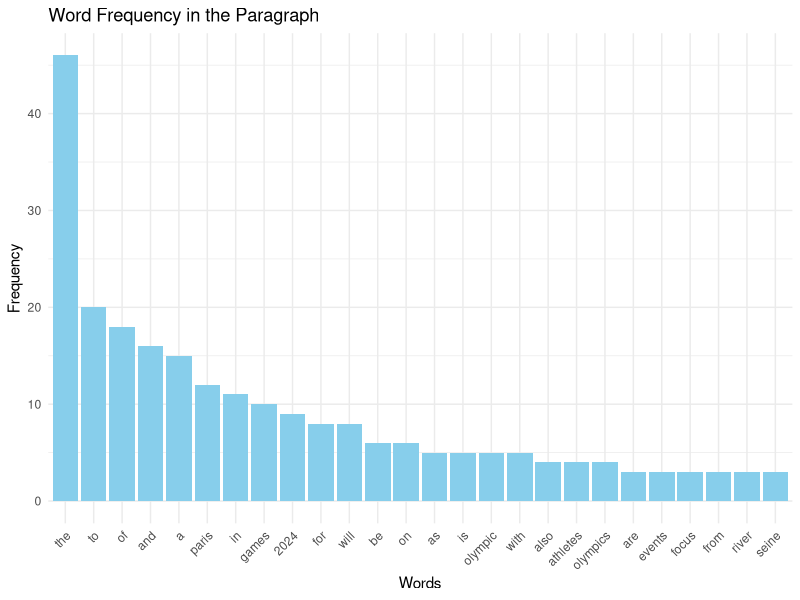
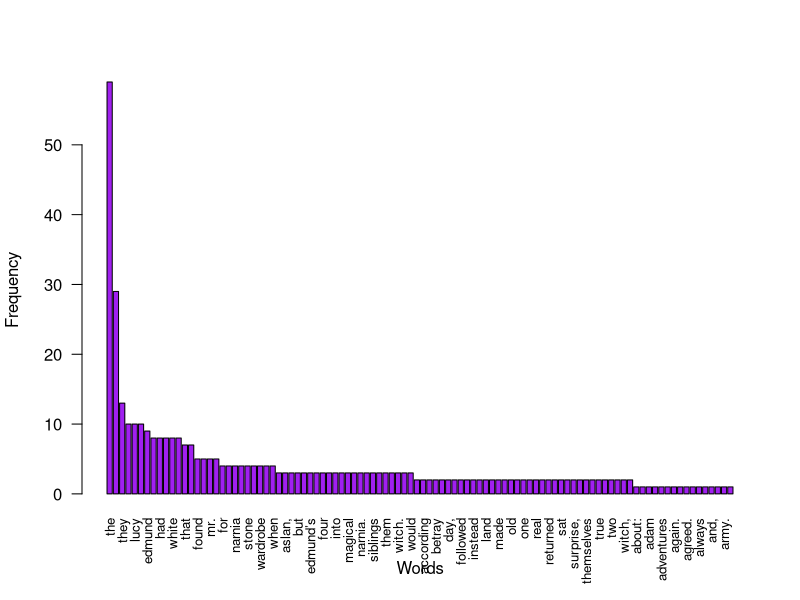

Here is the R script that generated these plots, in order:
library(ggplot2)
library(dplyr)
library(tidytext)

# Define the paragraph
paragraph <- "The Paris 2024 Olympics marks a monumental occasion in the history of the Games, as it symbolizes the return of the Summer Olympics to France, a century after Paris last hosted them in 1924. Scheduled to take place from July 26 to August 11, 2024, the Games are set to feature 32 sports and 329 events, bringing together athletes from across the globe in a celebration of excellence, unity, and perseverance. The Paris 2024 Olympics promises to be a blend of tradition and modernity, as the host city aims to deliver an inclusive, sustainable, and innovative event that resonates with the values of the Olympic movement. One of the standout aspects of Paris 2024 is its emphasis on sustainability. In line with the global focus on combating climate change, the organizers have committed to reducing the carbon footprint of the Games. Many of the competition venues are existing structures, reducing the need for new construction, and the Olympic Village, located in Seine-Saint-Denis, is being designed to become a model of sustainable urban development. Paris 2024 also plans to be the first Olympic Games aligned with the Paris Climate Agreement, aiming for a 50% reduction in carbon emissions compared to previous editions. Another defining feature of Paris 2024 is its focus on inclusion. Gender equality will be a central theme, with an equal number of male and female athletes participating for the first time in Olympic history. The Games will also include a greater focus on youth-oriented sports such as skateboarding, surfing, sport climbing, and breakdancing, appealing to a younger audience while expanding the diversity of athletic talent on display. The iconic locations of Paris will play a significant role in enhancing the spectacle of the Games. Events will be held at historic and picturesque sites, including the Eiffel Tower, Champs-Élysées, and the River Seine. The Opening Ceremony will be a remarkable departure from tradition, taking place not in a stadium but along the River Seine, where athletes will sail down the river on boats, allowing more than 600,000 spectators to witness the spectacle for free. This bold innovation reflects Paris’ commitment to making the Games more accessible and engaging for the public. Paris 2024 is also leveraging technological advancements to enhance the experience for athletes, fans, and viewers. Innovations in virtual reality, augmented reality, and immersive media will provide new ways for people to experience the Games, whether they are attending in person or following the events remotely. The use of data analytics and artificial intelligence will also enhance performance analysis, training, and fan engagement. As the world looks forward to the Paris 2024 Olympics, the event stands as a testament to the enduring spirit of the Olympic Games, which continue to evolve with the times while staying true to the values of excellence, respect, and friendship. Paris 2024 is set to be a Games that celebrates athletic achievement, environmental responsibility, and global unity, leaving a lasting legacy for future generations."

# Convert the paragraph to a tibble
text_df <- tibble(line = 1, text = paragraph)

# Tokenize the words and calculate word frequency
word_counts <- text_df %>%
  unnest_tokens(word, text) %>%
  count(word, sort = TRUE)

# Filter the most frequent words (you can adjust the number)
top_words <- word_counts %>% 
  filter(n > 2)  # Display words with more than 2 occurrences

# Create the bar plot using ggplot2
ggplot(top_words, aes(x = reorder(word, -n), y = n)) +
  geom_bar(stat = "identity", fill = "skyblue") +
  theme_minimal() +
  labs(title = "Word Frequency in the Paragraph", 
       x = "Words", 
       y = "Frequency") +
  theme(axis.text.x = element_text(angle = 45, hjust = 1))


# Install and load necessary libraries
install.packages("tm")   # For text mining
library(tm)

# Define the Chronicles of Narnia text
narnia_text <- "Once upon a time, four siblings—Peter, Susan, Edmund, and Lucy—were sent to the countryside during World War II to escape the dangers of London. They were housed in a large, old mansion owned by an eccentric professor. On a rainy day, as they explored the mansion, the youngest, Lucy, stumbled upon a peculiar wardrobe in a room filled with old furniture. Curiously, she stepped inside and, to her surprise, found herself in a snowy forest.

In the forest, Lucy encountered a faun named Mr. Tumnus, who explained that she was in Narnia, a magical land ruled by the White Witch. The Witch had cast a spell over Narnia, making it always winter but never Christmas. Mr. Tumnus invited Lucy to tea, and despite being instructed by the Witch to report any humans, he confessed his plan to betray her and instead helped Lucy return to the wardrobe.

Back in the real world, Lucy tried to tell her siblings about her adventure, but none of them believed her. A few days later, Edmund followed Lucy into the wardrobe and found himself in Narnia as well. However, instead of meeting Mr. Tumnus, Edmund encountered the White Witch herself. She tempted him with enchanted Turkish Delight and promised him power if he brought his siblings to her castle. Greedy for more sweets and the thought of becoming a prince, Edmund agreed.

When Lucy met up with Edmund back at the wardrobe, she thought he would confirm her story to the others. However, Edmund lied and denied the existence of Narnia, which made Lucy very upset. Eventually, all four children entered the wardrobe together and found themselves in the magical world. They met Mr. Beaver, who explained the truth about the White Witch and how she feared the return of Aslan, the true king of Narnia. According to an ancient prophecy, the Witch’s reign would end when two Sons of Adam and two Daughters of Eve sat on the thrones at Cair Paravel.

The children decided to seek Aslan’s help, but Edmund slipped away to betray them to the White Witch. The Witch was furious when she learned that Aslan had returned and was preparing to meet the children. She marched Edmund off to her castle as her prisoner.

Meanwhile, Peter, Susan, and Lucy were led by Mr. and Mrs. Beaver to the Stone Table, where they met Aslan, a magnificent lion and the true king of Narnia. Aslan promised to help rescue Edmund and defeat the White Witch. Soon after, a rescue party was sent to free Edmund from the Witch’s clutches.

However, the White Witch reminded Aslan of the deep magic that governed Narnia. According to the laws of Narnia, traitors belonged to her, and Edmund’s life was forfeit. Aslan made a secret deal with the Witch, offering himself in exchange for Edmund’s life. That night, Aslan quietly left his camp and went to the Stone Table, where the Witch and her followers bound and humiliated him before killing him in Edmund’s place.

The next morning, Lucy and Susan, who had followed Aslan, found his lifeless body on the Stone Table. Heartbroken, they sat with him until dawn. As the sun rose, they heard a great crack and saw that the Stone Table had broken. Miraculously, Aslan had returned to life. He explained that a deeper magic existed that the Witch did not know about: when a willing victim who had committed no treachery was sacrificed in a traitor’s stead, death itself would be reversed.

With renewed hope, Aslan led Lucy and Susan to the Witch’s castle, where they freed all the creatures she had turned to stone. Aslan then led the Narnian forces into battle against the White Witch and her army. Peter bravely fought the Witch, and with Aslan’s arrival, the tide turned. The Witch was defeated, and the Narnians celebrated their victory.

The four siblings were crowned as kings and queens of Narnia at Cair Paravel, fulfilling the prophecy. They ruled Narnia for many years in peace and prosperity. One day, while hunting a white stag, they came across a familiar lamppost in the woods. Suddenly, they found themselves tumbling back through the wardrobe and into the professor’s house.

To their surprise, no time had passed at all in the real world, and they were children once again. They shared their adventures with the professor, who encouraged them to keep their memories of Narnia alive, for they might return to the magical land one day."

# Step 1: Create a text corpus (no preprocessing)
corpus <- Corpus(VectorSource(narnia_text))

# Step 2: Convert corpus into a document-term matrix (DTM)
dtm <- DocumentTermMatrix(corpus)

# Step 3: Sum the word frequencies (no preprocessing)
word_freq <- colSums(as.matrix(dtm))

# Step 4: Sort word frequencies in descending order
word_freq <- sort(word_freq, decreasing = TRUE)

# Step 5: Create a bar plot for the word frequencies
# Select the top 10 most frequent words for the plot
top_n <- 100
top_words <- head(word_freq, top_n)

# Create the bar plot
barplot(top_words,
       
        xlab = "Words",
        ylab = "Frequency",
        col = "purple",
        names.arg = names(top_words),
        las = 2,  # Make the x-axis labels vertical
        cex.names = 0.8)  # Adjust label size
